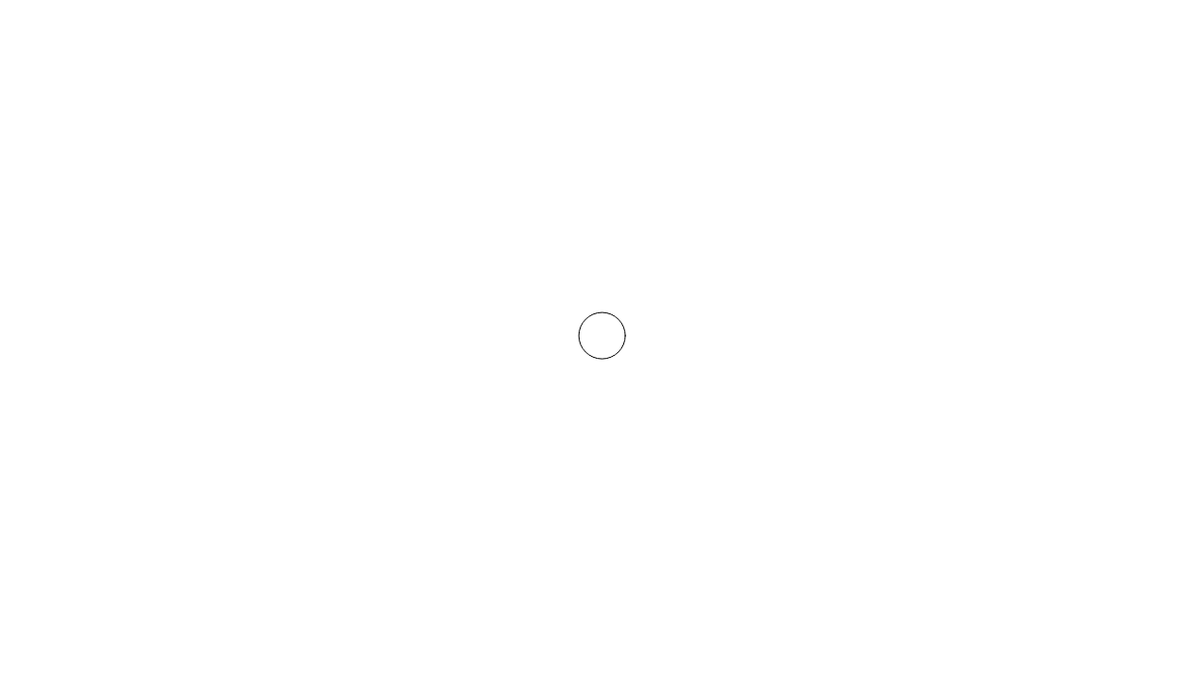
Frame 1 (no input)
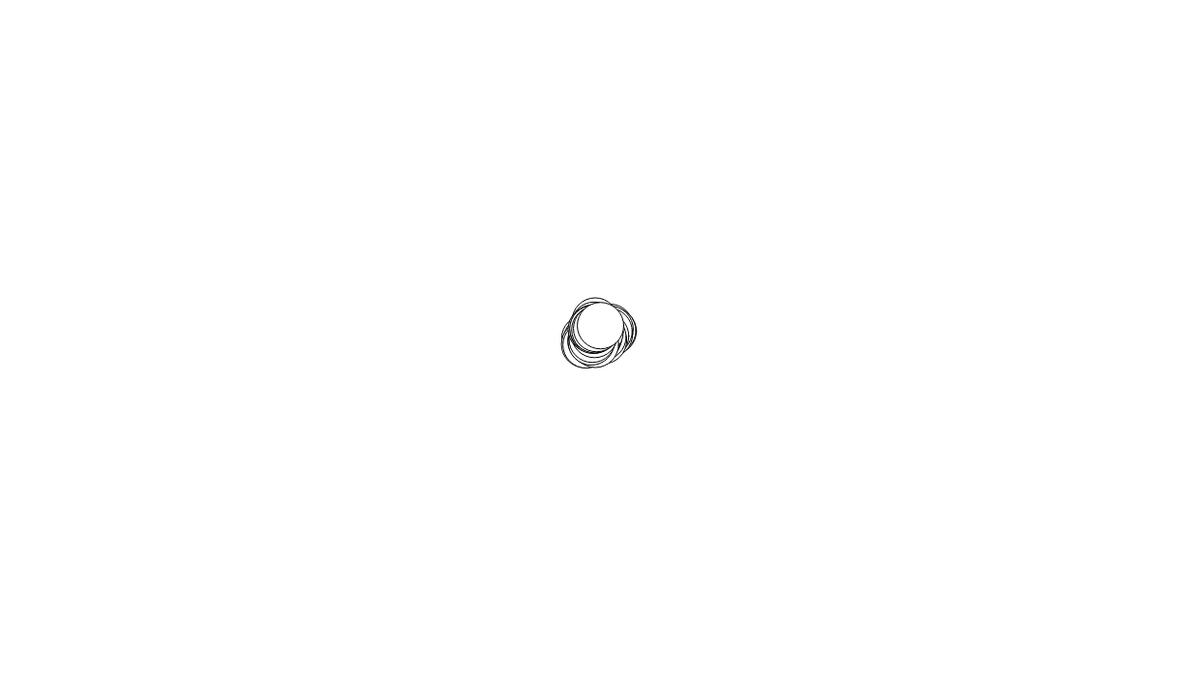
Frame 60 (no input)
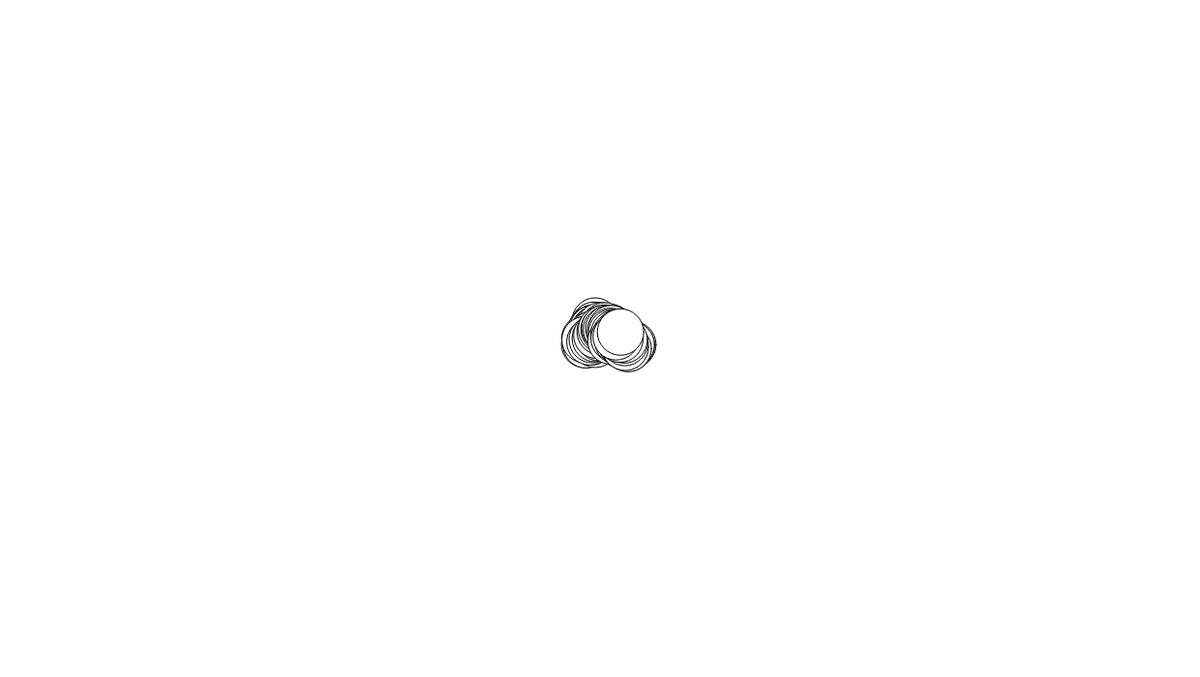
Frame 120 (the mouse pressed at the canvas centre since frame 60)

The p5.js sketch that drew these frames (run headless with seeded random() and noise() and a simulated clock; from frame 60 on, the mouse is pressed at the canvas centre):

// p5.js sketch
// ── sketch.js
/*
*
* GLOBALS.
*
*/

var walker;

function setup() {
  createCanvas(1240, 700);
  walker = new Walker();
}

function draw() {
  // First random drawings! by @sroibon
  // if (mouseIsPressed) {
  //   fill(random(255));
  //   ellipse(mouseX, mouseY, random(80), random(80));
  // }

  // background(51);
  walker.update();
  walker.display();
}

// Daniel Shiffman
// https://www.kadenze.com/courses/the-nature-of-code
// http://natureofcode.com/
// Session 1: Random Walker
function Walker() {

  // Start walker at center of canvas
  this.pos = createVector(width / 2, height / 2);

  this.update = function() {
    var vel = createVector(random(-5, 5), random(-5, 5));
    this.pos.add(vel);
  }

  this.display = function() {
    // draw Walker as circle
    fill(255);
    stroke(0);
    ellipse(this.pos.x, this.pos.y, 48, 48);
  }
}

// ── rectangles.js
console.log('Rectangles files.');
